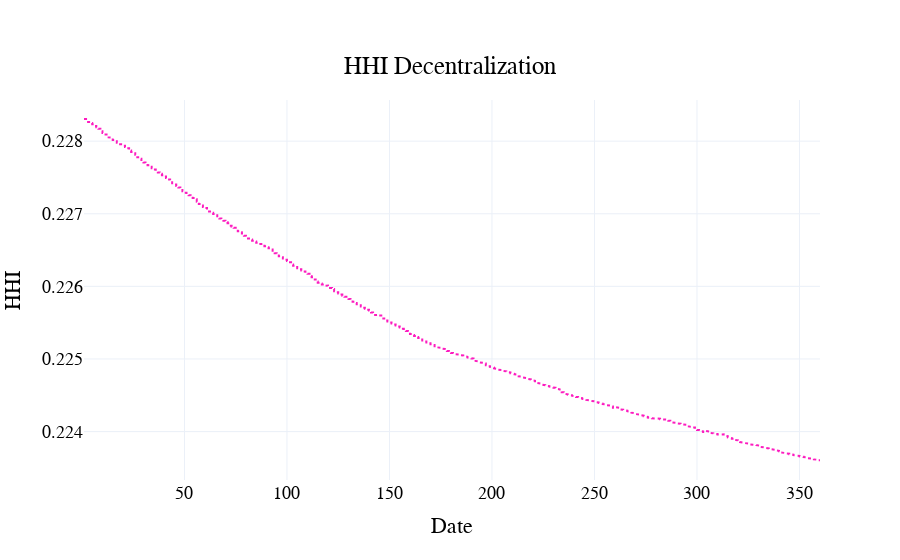

This figure's notebook cell:
### Code cell
visualizations.plot_hhi(
    df,
    scenario_names={
    0: "normal",
}
)

### Figure 1 — Plotly figure (JSON) as saved in the notebook; plotly's stock layout.template omitted (floating-point values rounded to 4 significant figures; data arrays with more than 128 entries replaced by an {"elided": "..."} marker saying what was removed)
{"data": [{"line": {"color": "#FC1CBF", "dash": "dot"}, "name": "normal", "type": "scatter", "x": {"elided": "2160 int values"}, "y": {"elided": "2160 float values"}}], "layout": {"font": {"color": "black", "family": "Arial", "size": 18}, "hovermode": "x unified", "legend": {"font": {"color": "black", "size": 18}, "orientation": "h", "x": 0.5, "xanchor": "center", "y": -0.4, "yanchor": "bottom"}, "paper_bgcolor": "rgba(255, 255, 255, 1)", "plot_bgcolor": "rgba(255, 255, 255, 1)", "title": {"text": "HHI Decentralization", "x": 0.5, "xanchor": "center", "y": 0.9, "yanchor": "top"}, "xaxis": {"title": {"text": "Date"}}, "yaxis": {"title": {"text": "HHI"}}}}
